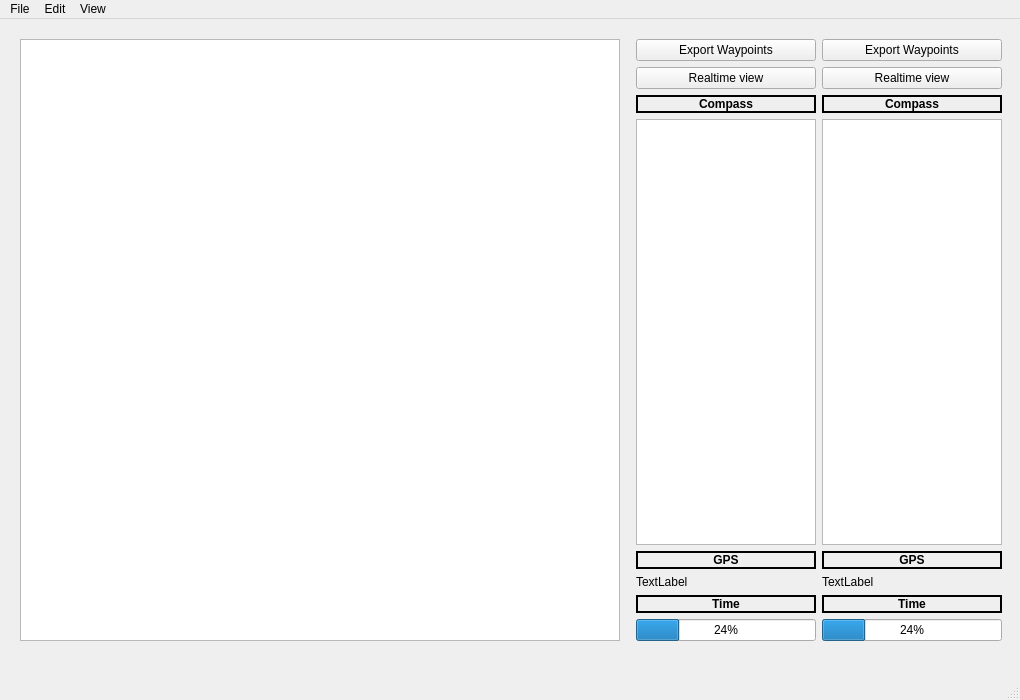
<?xml version="1.0" encoding="UTF-8"?>
<ui version="4.0">
 <class>MainWindow</class>
 <widget class="QMainWindow" name="MainWindow">
  <property name="geometry">
   <rect>
    <x>0</x>
    <y>0</y>
    <width>1020</width>
    <height>700</height>
   </rect>
  </property>
  <property name="sizePolicy">
   <sizepolicy hsizetype="Expanding" vsizetype="Expanding">
    <horstretch>0</horstretch>
    <verstretch>0</verstretch>
   </sizepolicy>
  </property>
  <property name="maximumSize">
   <size>
    <width>1920</width>
    <height>1080</height>
   </size>
  </property>
  <property name="windowTitle">
   <string>MainWindow</string>
  </property>
  <widget class="QWidget" name="centralwidget">
   <property name="sizePolicy">
    <sizepolicy hsizetype="Expanding" vsizetype="Expanding">
     <horstretch>0</horstretch>
     <verstretch>0</verstretch>
    </sizepolicy>
   </property>
   <widget class="QWidget" name="layoutWidget">
    <property name="geometry">
     <rect>
      <x>20</x>
      <y>20</y>
      <width>982</width>
      <height>602</height>
     </rect>
    </property>
    <layout class="QHBoxLayout" name="horizontalLayout">
     <item>
      <widget class="PlotWidget" name="MapPlotWidget">
       <property name="sizePolicy">
        <sizepolicy hsizetype="Expanding" vsizetype="Expanding">
         <horstretch>0</horstretch>
         <verstretch>0</verstretch>
        </sizepolicy>
       </property>
       <property name="minimumSize">
        <size>
         <width>600</width>
         <height>600</height>
        </size>
       </property>
       <property name="maximumSize">
        <size>
         <width>900</width>
         <height>900</height>
        </size>
       </property>
       <property name="cursor" stdset="0">
        <cursorShape>CrossCursor</cursorShape>
       </property>
       <property name="mouseTracking">
        <bool>true</bool>
       </property>
      </widget>
     </item>
     <item>
      <spacer name="horizontalSpacer">
       <property name="orientation">
        <enum>Qt::Horizontal</enum>
       </property>
       <property name="sizeType">
        <enum>QSizePolicy::Fixed</enum>
       </property>
       <property name="sizeHint" stdset="0">
        <size>
         <width>10</width>
         <height>20</height>
        </size>
       </property>
      </spacer>
     </item>
     <item>
      <layout class="QVBoxLayout" name="red_verticalLayout">
       <property name="bottomMargin">
        <number>0</number>
       </property>
       <item>
        <widget class="QPushButton" name="red_exportButton">
         <property name="text">
          <string>Export Waypoints</string>
         </property>
        </widget>
       </item>
       <item>
        <widget class="QPushButton" name="red_realtimeButton">
         <property name="text">
          <string>Realtime view</string>
         </property>
        </widget>
       </item>
       <item>
        <widget class="QLabel" name="red_compassLabel">
         <property name="sizePolicy">
          <sizepolicy hsizetype="Expanding" vsizetype="Fixed">
           <horstretch>0</horstretch>
           <verstretch>0</verstretch>
          </sizepolicy>
         </property>
         <property name="font">
          <font>
           <weight>75</weight>
           <bold>true</bold>
          </font>
         </property>
         <property name="frameShape">
          <enum>QFrame::WinPanel</enum>
         </property>
         <property name="frameShadow">
          <enum>QFrame::Plain</enum>
         </property>
         <property name="text">
          <string>Compass</string>
         </property>
         <property name="alignment">
          <set>Qt::AlignCenter</set>
         </property>
         <property name="wordWrap">
          <bool>false</bool>
         </property>
        </widget>
       </item>
       <item>
        <widget class="QGraphicsView" name="red_compassPlotWidget"/>
       </item>
       <item>
        <widget class="QLabel" name="red_gpsLabel">
         <property name="sizePolicy">
          <sizepolicy hsizetype="Expanding" vsizetype="Fixed">
           <horstretch>0</horstretch>
           <verstretch>0</verstretch>
          </sizepolicy>
         </property>
         <property name="font">
          <font>
           <weight>75</weight>
           <bold>true</bold>
          </font>
         </property>
         <property name="layoutDirection">
          <enum>Qt::LeftToRight</enum>
         </property>
         <property name="frameShape">
          <enum>QFrame::WinPanel</enum>
         </property>
         <property name="frameShadow">
          <enum>QFrame::Plain</enum>
         </property>
         <property name="text">
          <string>GPS</string>
         </property>
         <property name="alignment">
          <set>Qt::AlignCenter</set>
         </property>
        </widget>
       </item>
       <item>
        <widget class="QLabel" name="red_gpsdisplayLabel">
         <property name="sizePolicy">
          <sizepolicy hsizetype="Expanding" vsizetype="Fixed">
           <horstretch>0</horstretch>
           <verstretch>0</verstretch>
          </sizepolicy>
         </property>
         <property name="text">
          <string>TextLabel</string>
         </property>
        </widget>
       </item>
       <item>
        <widget class="QLabel" name="red_timeLabel">
         <property name="sizePolicy">
          <sizepolicy hsizetype="Expanding" vsizetype="Fixed">
           <horstretch>0</horstretch>
           <verstretch>0</verstretch>
          </sizepolicy>
         </property>
         <property name="font">
          <font>
           <weight>75</weight>
           <bold>true</bold>
           <underline>false</underline>
           <kerning>true</kerning>
          </font>
         </property>
         <property name="frameShape">
          <enum>QFrame::WinPanel</enum>
         </property>
         <property name="frameShadow">
          <enum>QFrame::Plain</enum>
         </property>
         <property name="text">
          <string>Time</string>
         </property>
         <property name="alignment">
          <set>Qt::AlignCenter</set>
         </property>
        </widget>
       </item>
       <item>
        <widget class="QProgressBar" name="red_timeProgressBar">
         <property name="value">
          <number>24</number>
         </property>
        </widget>
       </item>
      </layout>
     </item>
     <item>
      <layout class="QVBoxLayout" name="blue_verticalLayout">
       <property name="bottomMargin">
        <number>0</number>
       </property>
       <item>
        <widget class="QPushButton" name="blue_exportButton">
         <property name="text">
          <string>Export Waypoints</string>
         </property>
        </widget>
       </item>
       <item>
        <widget class="QPushButton" name="blue_realtimeButton">
         <property name="text">
          <string>Realtime view</string>
         </property>
        </widget>
       </item>
       <item>
        <widget class="QLabel" name="blue_compassLabel">
         <property name="sizePolicy">
          <sizepolicy hsizetype="Expanding" vsizetype="Fixed">
           <horstretch>0</horstretch>
           <verstretch>0</verstretch>
          </sizepolicy>
         </property>
         <property name="font">
          <font>
           <weight>75</weight>
           <bold>true</bold>
          </font>
         </property>
         <property name="frameShape">
          <enum>QFrame::WinPanel</enum>
         </property>
         <property name="frameShadow">
          <enum>QFrame::Plain</enum>
         </property>
         <property name="text">
          <string>Compass</string>
         </property>
         <property name="alignment">
          <set>Qt::AlignCenter</set>
         </property>
         <property name="wordWrap">
          <bool>false</bool>
         </property>
        </widget>
       </item>
       <item>
        <widget class="QGraphicsView" name="blue_compassPlotWidget"/>
       </item>
       <item>
        <widget class="QLabel" name="blue_gpsLabel">
         <property name="sizePolicy">
          <sizepolicy hsizetype="Expanding" vsizetype="Fixed">
           <horstretch>0</horstretch>
           <verstretch>0</verstretch>
          </sizepolicy>
         </property>
         <property name="font">
          <font>
           <weight>75</weight>
           <bold>true</bold>
          </font>
         </property>
         <property name="layoutDirection">
          <enum>Qt::LeftToRight</enum>
         </property>
         <property name="frameShape">
          <enum>QFrame::WinPanel</enum>
         </property>
         <property name="frameShadow">
          <enum>QFrame::Plain</enum>
         </property>
         <property name="text">
          <string>GPS</string>
         </property>
         <property name="alignment">
          <set>Qt::AlignCenter</set>
         </property>
        </widget>
       </item>
       <item>
        <widget class="QLabel" name="blue_gpsdisplayLabel">
         <property name="sizePolicy">
          <sizepolicy hsizetype="Expanding" vsizetype="Fixed">
           <horstretch>0</horstretch>
           <verstretch>0</verstretch>
          </sizepolicy>
         </property>
         <property name="text">
          <string>TextLabel</string>
         </property>
        </widget>
       </item>
       <item>
        <widget class="QLabel" name="blue_timeLabel">
         <property name="sizePolicy">
          <sizepolicy hsizetype="Expanding" vsizetype="Fixed">
           <horstretch>0</horstretch>
           <verstretch>0</verstretch>
          </sizepolicy>
         </property>
         <property name="font">
          <font>
           <weight>75</weight>
           <bold>true</bold>
          </font>
         </property>
         <property name="frameShape">
          <enum>QFrame::WinPanel</enum>
         </property>
         <property name="frameShadow">
          <enum>QFrame::Plain</enum>
         </property>
         <property name="text">
          <string>Time</string>
         </property>
         <property name="alignment">
          <set>Qt::AlignCenter</set>
         </property>
        </widget>
       </item>
       <item>
        <widget class="QProgressBar" name="blue_timeProgressBar">
         <property name="value">
          <number>24</number>
         </property>
        </widget>
       </item>
      </layout>
     </item>
    </layout>
   </widget>
  </widget>
  <widget class="QMenuBar" name="menubar">
   <property name="geometry">
    <rect>
     <x>0</x>
     <y>0</y>
     <width>1020</width>
     <height>28</height>
    </rect>
   </property>
   <widget class="QMenu" name="menuFile">
    <property name="title">
     <string>File</string>
    </property>
    <addaction name="actionNew"/>
    <addaction name="actionOpen"/>
    <addaction name="separator"/>
    <addaction name="actionImport"/>
    <addaction name="actionExport"/>
   </widget>
   <widget class="QMenu" name="menuEdit">
    <property name="title">
     <string>Edit</string>
    </property>
    <addaction name="actionAdd_Waypoint"/>
    <addaction name="actionRemove_Waypoint"/>
   </widget>
   <widget class="QMenu" name="menuView">
    <property name="title">
     <string>View</string>
    </property>
    <widget class="QMenu" name="menuPreferences">
     <property name="title">
      <string>Preferences</string>
     </property>
     <widget class="QMenu" name="menuBackground">
      <property name="title">
       <string>Background</string>
      </property>
      <addaction name="actionwhite"/>
      <addaction name="actionslategray"/>
      <addaction name="actioncharcoal"/>
     </widget>
     <addaction name="menuBackground"/>
    </widget>
    <addaction name="actionRed_path"/>
    <addaction name="actionBlue_path"/>
    <addaction name="separator"/>
    <addaction name="menuPreferences"/>
   </widget>
   <addaction name="menuFile"/>
   <addaction name="menuEdit"/>
   <addaction name="menuView"/>
  </widget>
  <widget class="QStatusBar" name="statusbar"/>
  <action name="actionNew">
   <property name="text">
    <string>New...</string>
   </property>
   <property name="toolTip">
    <string>Create a New Path</string>
   </property>
   <property name="shortcut">
    <string>Ctrl+N</string>
   </property>
  </action>
  <action name="actionOpen">
   <property name="text">
    <string>Open File</string>
   </property>
   <property name="shortcut">
    <string>Ctrl+O</string>
   </property>
  </action>
  <action name="actionImport">
   <property name="text">
    <string>Import...</string>
   </property>
   <property name="shortcut">
    <string>Ctrl+I</string>
   </property>
  </action>
  <action name="actionExport">
   <property name="text">
    <string>Export...</string>
   </property>
   <property name="shortcut">
    <string>Ctrl+E</string>
   </property>
  </action>
  <action name="actionAdd_Waypoint">
   <property name="text">
    <string>Add Waypoint</string>
   </property>
   <property name="shortcut">
    <string>F1</string>
   </property>
  </action>
  <action name="actionRemove_Waypoint">
   <property name="text">
    <string>Remove Waypoint</string>
   </property>
   <property name="shortcut">
    <string>F2</string>
   </property>
  </action>
  <action name="actionRemove_Path">
   <property name="text">
    <string>Remove Path</string>
   </property>
   <property name="shortcut">
    <string>F3</string>
   </property>
  </action>
  <action name="actionRed_path">
   <property name="text">
    <string>Red path</string>
   </property>
   <property name="shortcut">
    <string>R</string>
   </property>
  </action>
  <action name="actionBlue_path">
   <property name="text">
    <string>Blue path</string>
   </property>
   <property name="shortcut">
    <string>B</string>
   </property>
  </action>
  <action name="actionwhite">
   <property name="text">
    <string>white</string>
   </property>
  </action>
  <action name="actionslategray">
   <property name="text">
    <string>slategray</string>
   </property>
  </action>
  <action name="actioncharcoal">
   <property name="text">
    <string>charcoal</string>
   </property>
  </action>
  <action name="actionSmall">
   <property name="text">
    <string>Small</string>
   </property>
  </action>
  <action name="actionMedium">
   <property name="text">
    <string>Medium</string>
   </property>
  </action>
 </widget>
 <customwidgets>
  <customwidget>
   <class>PlotWidget</class>
   <extends>QGraphicsView</extends>
   <header>pyqtgraph</header>
  </customwidget>
 </customwidgets>
 <resources/>
 <connections/>
</ui>
